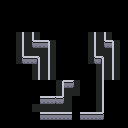

A level layout from a 2D game, rendered from its tile map. Below: a short description, then the map file with its tile-grid data intact:
An orthogonal 16x16 tile map with 8x8 px tiles, 1 tile layer (tiles).

<map version="1.4" tiledversion="1.4.3" orientation="orthogonal" renderorder="right-down" width="16" height="16" tilewidth="8" tileheight="8" infinite="0" nextlayerid="4" nextobjectid="1">
 <tileset firstgid="1" source="colored_tilemap.tsx" />
 <layer id="1" name="tiles" width="16" height="16">
  <data encoding="csv">
0,0,0,0,0,0,0,0,0,0,0,0,0,0,0,0,
0,0,0,0,0,0,0,0,0,0,0,0,0,0,0,0,
0,0,0,0,0,0,0,0,0,0,0,0,0,0,0,0,
0,0,0,0,0,0,0,0,0,0,0,0,0,0,0,0,
0,0,18,16,15,0,0,0,0,0,0,18,16,15,0,0,
0,0,18,16,29,2,46,0,0,0,0,18,16,29,46,0,
0,0,18,16,16,16,15,0,0,0,0,18,16,16,15,0,
0,0,43,2,4,16,15,0,0,0,0,43,4,16,15,0,
0,0,0,0,18,16,15,0,0,0,0,0,18,16,15,0,
0,0,0,0,18,16,15,0,0,0,0,0,18,16,15,0,
0,0,0,0,0,0,0,45,2,44,0,0,18,0,0,0,
0,0,0,0,0,0,0,18,16,16,0,0,18,0,0,0,
0,0,0,0,0,2,32,32,16,143,0,0,18,0,0,0,
0,0,0,0,16,16,16,16,16,142,0,0,18,0,0,0,
0,0,0,0,0,2,2,2,2,142,2,2,32,0,0,0,
0,0,0,0,0,0,0,0,0,0,0,0,0,0,0,0
</data>
 </layer>
</map>